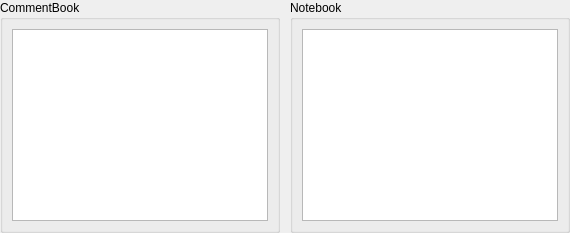
      <widget class="QWidget" name="pageDocs">
       <layout class="QVBoxLayout" name="verticalLayout">
        <property name="leftMargin">
         <number>0</number>
        </property>
        <property name="topMargin">
         <number>0</number>
        </property>
        <property name="rightMargin">
         <number>0</number>
        </property>
        <property name="bottomMargin">
         <number>0</number>
        </property>
        <item>
         <layout class="QGridLayout" name="gridLayout_4">
          <property name="horizontalSpacing">
           <number>10</number>
          </property>
          <property name="verticalSpacing">
           <number>0</number>
          </property>
          <item row="0" column="0">
           <widget class="QGroupBox" name="groupBox_7">
            <property name="title">
             <string>CommentBook</string>
            </property>
            <layout class="QGridLayout" name="gridLayout_18">
             <item row="0" column="0">
              <widget class="QPlainTextEdit" name="plainTextEditComment"/>
             </item>
            </layout>
           </widget>
          </item>
          <item row="0" column="1">
           <widget class="QGroupBox" name="groupBox_8">
            <property name="title">
             <string>Notebook</string>
            </property>
            <layout class="QGridLayout" name="gridLayout_21">
             <item row="0" column="0">
              <widget class="QTextEdit" name="textEditDescription"/>
             </item>
            </layout>
           </widget>
          </item>
         </layout>
        </item>
       </layout>
      </widget>
